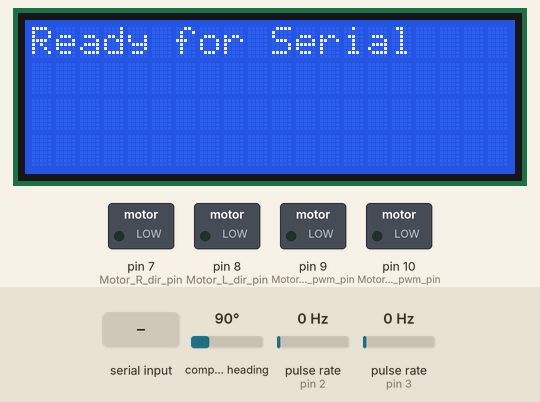
A sketch run on a simulated Arduino Mega 2560, built with avr-gcc and run on an emulated ATmega2560. Parts: 20×4 character LCD, switched loads named in the sketch (green lamp = pin HIGH). Wiring (inferred from the names in the program): 2 × pulse sensor: data pin 2 / data pin 3; CMPS compass at I2C address 0x60. The inputs (shaded band) are chosen by the test bench; at power-on: pulse rate (sensors on pin 2, pin 3) 0 Hz, compass heading 90°. What the sketch prints to the serial monitor is not drawn.

Above: at 2.2 s.
2.3 s: "dist:1\n" received over Serial
At 2.7 s:
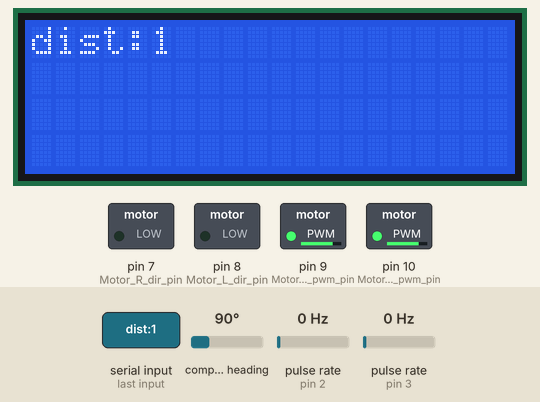
3.8 s: pulse rate (sensor on pin 2) set to 7 Hz
6.8 s: pulse rate (sensor on pin 2) set to 10 Hz
At 7.9 s:
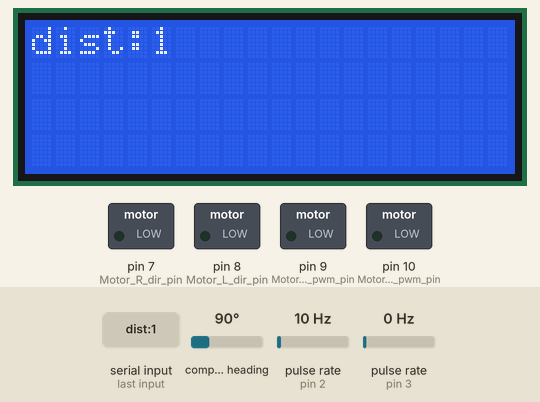
8.7 s: "degree:150\n" received over Serial
At 9.5 s:
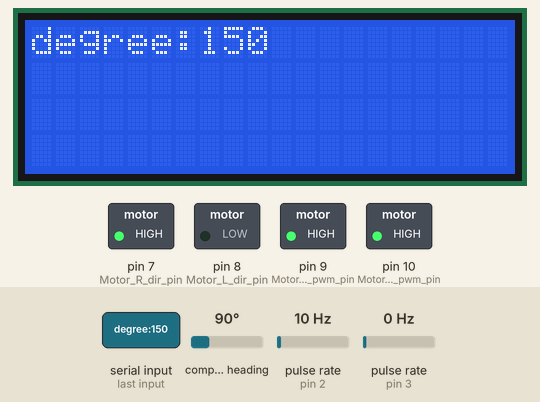
Timing chart, 0 to 11.2 s (numbered marks = the images above; inputs shaded):
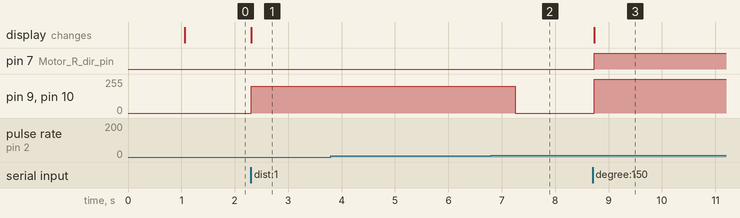

The sketch:

week_45_ex_4_.ino
```cpp
#include <Wire.h>              // I2C library, needed for the compass
#include <LiquidCrystal.h>

// Initialized with specific pins: (RS, E, D4, D5, D6, D7)
LiquidCrystal lcd(37, 36, 35, 34, 33, 32);

// Motor pins
#define Motor_forward    0
#define Motor_return     1
#define Motor_L_dir_pin  8
#define Motor_R_dir_pin  7
#define Motor_L_pwm_pin  10
#define Motor_R_pwm_pin  9

// Encoder settings
const byte ENC_L_PIN = 2;
const byte ENC_R_PIN = 3;
const float PULSES_PER_CM = 13.5;
const int DRIVE_PWM = 200;          // driving speed (0-255)

// Compass settings
const byte CMPS14_ADDRESS = 0x60;   // I2C address of the compass
const byte REG_HEADING_8  = 0x01;   // register with the 8-bit heading (0-255)

// Turning settings
const int offset = 4;               // allowed heading error: +/- 4 degrees
const int TURN_PWM = 255;           // spin speed while turning
const int LOOP_DELAY_MS = 30;       // pause between compass checks while turning

// Pulse counters, changed inside interrupts so they must be volatile
volatile unsigned long encLeftCount  = 0;
volatile unsigned long encRightCount = 0;
void encLeftISR()  { encLeftCount++; }
void encRightISR() { encRightCount++; }

void setup(){
  Serial.begin(9600);
  delay(1000);          // Allow serial communication to stabilize at boot
  lcd.begin(20, 4);     // Set for 20 columns and 4 rows
  Wire.begin();         // start I2C for the compass

  // Motor pins are outputs, encoder pins trigger an interrupt on every pulse
  pinMode(Motor_L_dir_pin, OUTPUT);
  pinMode(Motor_R_dir_pin, OUTPUT);
  pinMode(Motor_L_pwm_pin, OUTPUT);
  pinMode(Motor_R_pwm_pin, OUTPUT);
  pinMode(ENC_L_PIN, INPUT_PULLUP);
  pinMode(ENC_R_PIN, INPUT_PULLUP);
  attachInterrupt(digitalPinToInterrupt(ENC_L_PIN), encLeftISR, RISING);
  attachInterrupt(digitalPinToInterrupt(ENC_R_PIN), encRightISR, RISING);

  // Optional boot message on the screen
  lcd.setCursor(0, 0);
  lcd.print("Ready for Serial");

  Serial.println("Write something to the serial monitor.");
}

void loop(){
  if (Serial.available() > 0){
    String message = Serial.readStringUntil('\n');
    Serial.print("Message received, content: ");
    Serial.println(message);

    // REMOVED: the Print command (only drive, degree and LCD commands are left)
    int pos_lcd = message.indexOf("LCD");
    if (pos_lcd > -1) {
      Serial.println("Command = LCD");
      int pos_colon = message.indexOf(":");

      if (pos_colon > -1) {
        String textToPrint = message.substring(pos_colon + 1);
        lcd.clear();
        lcd.setCursor(0, 0);
        lcd.print(textToPrint);
        Serial.print("Printed to LCD: ");
        Serial.println(textToPrint);
      }
    }
    // drive command, e.g. dist:10 drives forward, dist:-10 drives backward
    else if (message.indexOf("dist") > -1) {
      Serial.println("Command = dist");
      int pos_colon = message.indexOf(":");

      if (pos_colon > -1) {
        int value = message.substring(pos_colon + 1).toInt();

        lcd.clear();                    // print the entire command on the LCD
        lcd.setCursor(0, 0);
        lcd.print(message);

        Serial.print("Driving cm: ");
        Serial.println(value);
        drive(value);                   // positive = forward, negative = backward
      }
    }
    // degree command, e.g. degree:90 turns the car to face 90 degrees
    else if (message.indexOf("degree") > -1) {
      Serial.println("Command = degree");
      int pos_colon = message.indexOf(":");

      if (pos_colon > -1) {
        int value = message.substring(pos_colon + 1).toInt();

        lcd.clear();                    // print the entire command on the LCD
        lcd.setCursor(0, 0);
        lcd.print(message);

        Serial.print("Turning to heading: ");
        Serial.println(value);
        turnToHeading(value);           // turn until the car faces this heading
      }
    }
    else {
      // CHANGED: commands
      Serial.println("No recognized command found, try typing LCD:Hello, dist:10 or degree:90\n");
    }
  }
}

// Drives the given number of cm using encoder pulses
// positive value = forward, negative value = backward
void drive(int cm) {
  unsigned long targetPulses = (unsigned long)(abs(cm) * PULSES_PER_CM);
  byte dir = (cm >= 0) ? Motor_forward : Motor_return;   // negative = backward

  // Reset both pulse counters (interrupts paused while writing the 4-byte values)
  noInterrupts();
  encLeftCount = 0;
  encRightCount = 0;
  interrupts();

  digitalWrite(Motor_L_dir_pin, dir);
  digitalWrite(Motor_R_dir_pin, dir);
  analogWrite(Motor_L_pwm_pin, DRIVE_PWM);
  analogWrite(Motor_R_pwm_pin, DRIVE_PWM);

  // Drive until the average pulse count reaches the target
  // (10 s timeout so the car stops even if an encoder is not counting)
  unsigned long start = millis();
  while (millis() - start < 10000) {
    noInterrupts();
    unsigned long pulses = (encLeftCount + encRightCount) / 2;
    interrupts();
    if (pulses >= targetPulses) break;
  }

  analogWrite(Motor_L_pwm_pin, 0);   // stop the motors
  analogWrite(Motor_R_pwm_pin, 0);
}

// Turns the car on the spot until the compass shows the target heading (+/- offset)
void turnToHeading(int target) {
  while (true) {
    int current = readCompass();
    if (current == -1) break;                       // compass error: stop for safety

    // CHANGED: shortest way to the target instead of comparing the raw numbers
    int diff = angleDiff(target, current);          // positive = target is to the right

    if (abs(diff) <= offset) {
      break;                                        // close enough: done
    }

    if (diff > 0) {
      turnRight();
    } else {
      turnLeft();
    }
    delay(LOOP_DELAY_MS);
  }
  stopMotors();
}

// NEW: shortest way from the current heading to the target, from -180 to +180
// positive = target is to the right (clockwise), negative = target is to the left

int angleDiff(int target, int current) {
  int diff = (target - current) % 360;
  if (diff > 180)  diff -= 360;
  if (diff < -180) diff += 360;
  return diff;
}

// Reads the compass, returns the heading in degrees (0-359), or -1 on error
int readCompass() {
  Wire.beginTransmission((int)CMPS14_ADDRESS);
  Wire.write(REG_HEADING_8);
  if (Wire.endTransmission(false) != 0) {
    return -1;                                      // I2C communication error
  }

  Wire.requestFrom((int)CMPS14_ADDRESS, 1);
  if (Wire.available() >= 1) {
    byte heading8 = Wire.read();                    // 8-bit value, 0-255
    return (int)(heading8 * 360.0 / 256.0);         // 256 steps = 360 degrees
  }
  return -1;                                        // read failure
}

// Spin right on the spot: left wheel forward, right wheel backward
void turnRight() {
  digitalWrite(Motor_L_dir_pin, Motor_forward);
  digitalWrite(Motor_R_dir_pin, Motor_return);
  analogWrite(Motor_L_pwm_pin, TURN_PWM);
  analogWrite(Motor_R_pwm_pin, TURN_PWM);
}

// Spin left on the spot: left wheel backward, right wheel forward
void turnLeft() {
  digitalWrite(Motor_L_dir_pin, Motor_return);
  digitalWrite(Motor_R_dir_pin, Motor_forward);
  analogWrite(Motor_L_pwm_pin, TURN_PWM);
  analogWrite(Motor_R_pwm_pin, TURN_PWM);
}

// Stop both motors
void stopMotors() {
  analogWrite(Motor_L_pwm_pin, 0);
  analogWrite(Motor_R_pwm_pin, 0);
}
```

Measured:
- the behaviour switches between 8 and 9 Hz on pulse rate (sensor on pin 2) (found by bisection; images 1 and 2)
- after the input at 2.3 s, pin 9 (Motor_R_pwm_pin), pin 10 (Motor_L_pwm_pin): 0/255 → 200/255 at once; the display: changes at once (image 1)
- after the input at 3.8 s, every drawn part: stays the same
- after the input at 8.7 s, pin 7 (Motor_R_dir_pin): LOW → HIGH at once; pin 9 (Motor_R_pwm_pin), pin 10 (Motor_L_pwm_pin): 0/255 → 255/255 at once; the display: changes at once (image 3)
